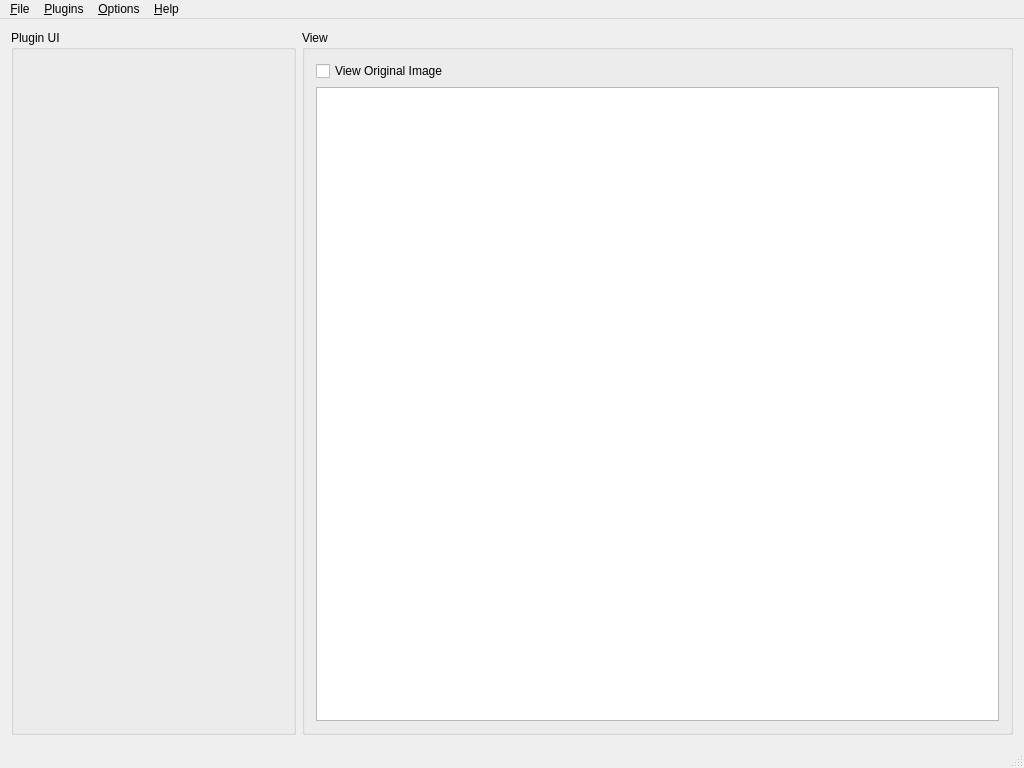
<?xml version="1.0" encoding="UTF-8"?>
<ui version="4.0">
 <class>MainWindow</class>
 <widget class="QMainWindow" name="MainWindow">
  <property name="geometry">
   <rect>
    <x>0</x>
    <y>0</y>
    <width>1024</width>
    <height>768</height>
   </rect>
  </property>
  <property name="windowTitle">
   <string>MainWindow</string>
  </property>
  <widget class="QWidget" name="centralWidget">
   <layout class="QGridLayout" name="gridLayout_2">
    <item row="0" column="0">
     <layout class="QGridLayout" name="gridLayout" columnstretch="2,5">
      <item row="0" column="1">
       <widget class="QGroupBox" name="groupBox_2">
        <property name="title">
         <string>View</string>
        </property>
        <layout class="QGridLayout" name="gridLayout_4">
         <item row="0" column="0">
          <widget class="QCheckBox" name="viewOriginalCheck">
           <property name="text">
            <string>View Original Image</string>
           </property>
          </widget>
         </item>
         <item row="1" column="0">
          <widget class="QEnhancedGraphicsView" name="graphicsView"/>
         </item>
        </layout>
       </widget>
      </item>
      <item row="0" column="0">
       <widget class="QGroupBox" name="groupBox">
        <property name="title">
         <string>Plugin UI</string>
        </property>
        <layout class="QGridLayout" name="gridLayout_3">
         <item row="0" column="0">
          <layout class="QVBoxLayout" name="pluginLayout"/>
         </item>
        </layout>
       </widget>
      </item>
     </layout>
    </item>
   </layout>
  </widget>
  <widget class="QStatusBar" name="statusBar"/>
  <widget class="QMenuBar" name="menuBar">
   <property name="geometry">
    <rect>
     <x>0</x>
     <y>0</y>
     <width>1024</width>
     <height>23</height>
    </rect>
   </property>
   <widget class="QMenu" name="menu_File">
    <property name="title">
     <string>&amp;File</string>
    </property>
    <addaction name="action_Open_Image"/>
    <addaction name="separator"/>
    <addaction name="action_Save_Image"/>
    <addaction name="separator"/>
    <addaction name="action_Exit"/>
   </widget>
   <widget class="QMenu" name="menu_Plugins">
    <property name="title">
     <string>&amp;Plugins</string>
    </property>
   </widget>
   <widget class="QMenu" name="menu_Options">
    <property name="title">
     <string>&amp;Options</string>
    </property>
    <addaction name="actionLanguage"/>
    <addaction name="actionTheme"/>
   </widget>
   <widget class="QMenu" name="menu_Help">
    <property name="font">
     <font>
      <underline>false</underline>
     </font>
    </property>
    <property name="title">
     <string>&amp;Help</string>
    </property>
    <addaction name="actionAbout"/>
   </widget>
   <addaction name="menu_File"/>
   <addaction name="menu_Plugins"/>
   <addaction name="menu_Options"/>
   <addaction name="menu_Help"/>
  </widget>
  <action name="action_Open_Image">
   <property name="text">
    <string>&amp;Open Image</string>
   </property>
   <property name="shortcut">
    <string>Ctrl+O</string>
   </property>
  </action>
  <action name="action_Save_Image">
   <property name="text">
    <string>&amp;Save Image</string>
   </property>
   <property name="shortcut">
    <string>Ctrl+S</string>
   </property>
  </action>
  <action name="action_Exit">
   <property name="text">
    <string>&amp;Exit</string>
   </property>
  </action>
  <action name="actionLanguage">
   <property name="text">
    <string>Language</string>
   </property>
  </action>
  <action name="actionTheme">
   <property name="text">
    <string>Theme</string>
   </property>
  </action>
  <action name="actionAbout">
   <property name="text">
    <string>About</string>
   </property>
  </action>
 </widget>
 <layoutdefault spacing="6" margin="11"/>
 <customwidgets>
  <customwidget>
   <class>QEnhancedGraphicsView</class>
   <extends>QGraphicsView</extends>
   <header>qenhancedgraphicsview.h</header>
  </customwidget>
 </customwidgets>
 <resources/>
 <connections/>
</ui>
